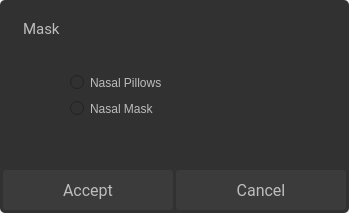
<?xml version="1.0" encoding="UTF-8"?>
<ui version="4.0">
 <class>MaskOptionsTherapyWindowClinical</class>
 <widget class="QDialog" name="MaskOptionsTherapyWindowClinical">
  <property name="geometry">
   <rect>
    <x>0</x>
    <y>0</y>
    <width>349</width>
    <height>213</height>
   </rect>
  </property>
  <property name="windowTitle">
   <string>Dialog</string>
  </property>
  <widget class="QPushButton" name="maskAccept">
   <property name="geometry">
    <rect>
     <x>3</x>
     <y>170</y>
     <width>170</width>
     <height>40</height>
    </rect>
   </property>
   <property name="font">
    <font>
     <family>Roboto</family>
     <pointsize>12</pointsize>
    </font>
   </property>
   <property name="focusPolicy">
    <enum>Qt::NoFocus</enum>
   </property>
   <property name="styleSheet">
    <string notr="true">QPushButton {
background-color:#3B3B3B;
color:#BDBDBD;
border:none;
border-radius:3px;
}
QPushButton:pressed {
background-color:#606060;
color:#BDBDBD;
border:none;
border-radius:3px;
}
</string>
   </property>
   <property name="text">
    <string>Accept</string>
   </property>
  </widget>
  <widget class="QLabel" name="maskTitle">
   <property name="geometry">
    <rect>
     <x>23</x>
     <y>13</y>
     <width>161</width>
     <height>31</height>
    </rect>
   </property>
   <property name="font">
    <font>
     <family>Roboto</family>
     <pointsize>11</pointsize>
    </font>
   </property>
   <property name="styleSheet">
    <string notr="true">color:#BDBDBD</string>
   </property>
   <property name="text">
    <string>Mask</string>
   </property>
  </widget>
  <widget class="QPushButton" name="maskCancel">
   <property name="geometry">
    <rect>
     <x>176</x>
     <y>170</y>
     <width>170</width>
     <height>40</height>
    </rect>
   </property>
   <property name="font">
    <font>
     <family>Roboto</family>
     <pointsize>12</pointsize>
    </font>
   </property>
   <property name="focusPolicy">
    <enum>Qt::NoFocus</enum>
   </property>
   <property name="styleSheet">
    <string notr="true">QPushButton {
background-color:#3B3B3B;
color:#BDBDBD;
border:none;
border-radius:3px;
}
QPushButton:pressed {
background-color:#606060;
color:#BDBDBD;
border:none;
border-radius:3px;
}
</string>
   </property>
   <property name="text">
    <string>Cancel</string>
   </property>
  </widget>
  <widget class="QFrame" name="frame">
   <property name="geometry">
    <rect>
     <x>0</x>
     <y>0</y>
     <width>349</width>
     <height>213</height>
    </rect>
   </property>
   <property name="styleSheet">
    <string notr="true">background-color: rgb(49, 49, 49);
border: 1px;
border-radius: 5px;</string>
   </property>
   <property name="frameShape">
    <enum>QFrame::StyledPanel</enum>
   </property>
   <property name="frameShadow">
    <enum>QFrame::Raised</enum>
   </property>
   <widget class="QWidget" name="layoutWidget">
    <property name="geometry">
     <rect>
      <x>70</x>
      <y>70</y>
      <width>191</width>
      <height>51</height>
     </rect>
    </property>
    <layout class="QVBoxLayout" name="verticalLayout">
     <item>
      <widget class="QRadioButton" name="nasalPillow">
       <property name="focusPolicy">
        <enum>Qt::NoFocus</enum>
       </property>
       <property name="styleSheet">
        <string notr="true">color:#BDBDBD</string>
       </property>
       <property name="text">
        <string>Nasal Pillows</string>
       </property>
      </widget>
     </item>
     <item>
      <widget class="QRadioButton" name="nasalMask">
       <property name="focusPolicy">
        <enum>Qt::NoFocus</enum>
       </property>
       <property name="styleSheet">
        <string notr="true">color:#BDBDBD</string>
       </property>
       <property name="text">
        <string>Nasal Mask</string>
       </property>
      </widget>
     </item>
    </layout>
   </widget>
  </widget>
  <zorder>frame</zorder>
  <zorder>maskCancel</zorder>
  <zorder>maskAccept</zorder>
  <zorder>maskTitle</zorder>
 </widget>
 <resources/>
 <connections/>
</ui>
